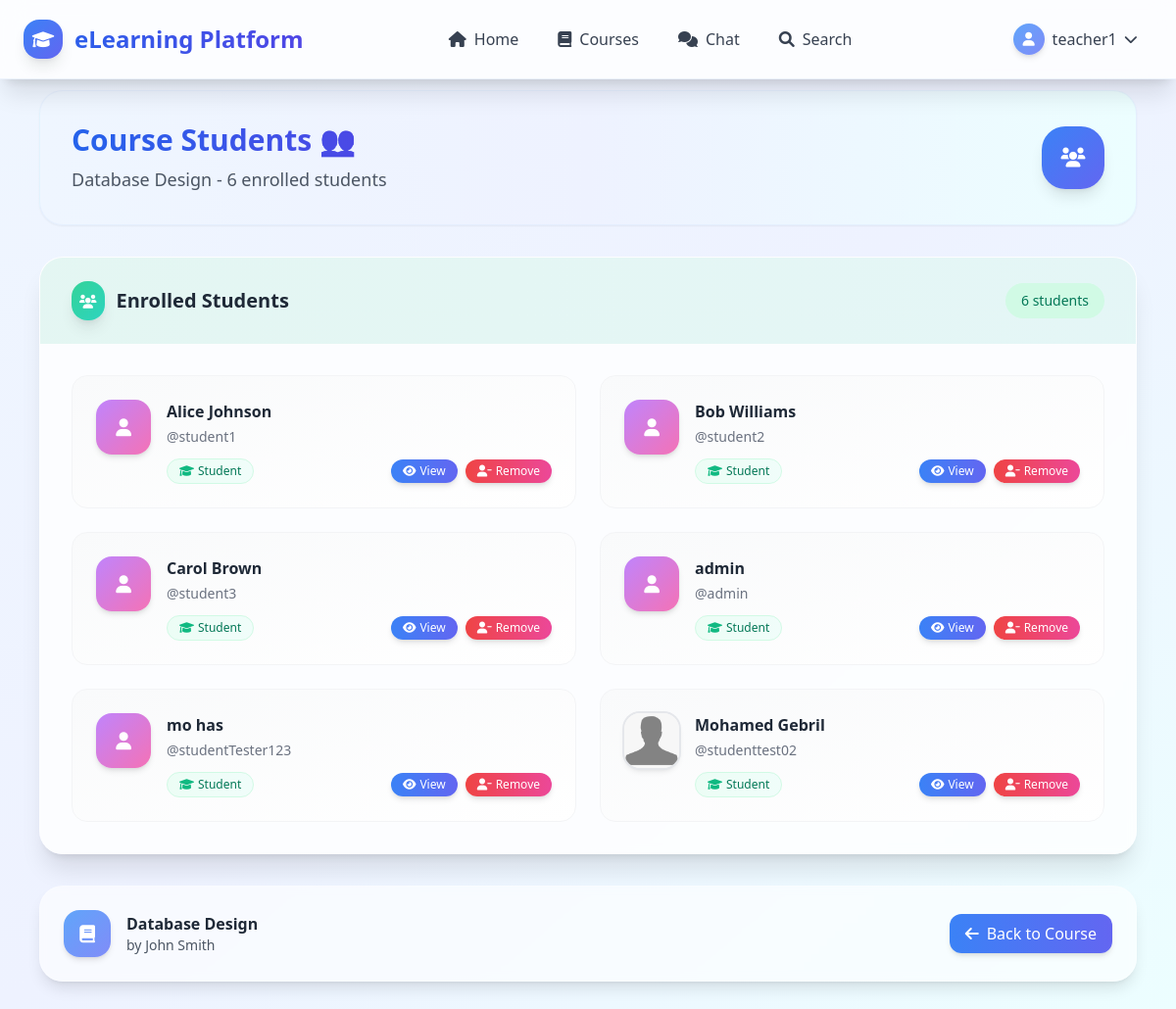
The app's page /courses/3/students/ (signed in) with its own data.
### users/models.py (models this page shows, shortened)
class User(AbstractUser):
    USER_TYPE_CHOICES = (
        ('student', 'Student'),
        ('teacher', 'Teacher'),
    )
    user_type = models.CharField(max_length=10, choices=USER_TYPE_CHOICES, default='student')
    profile_picture = models.ImageField(upload_to='profile_pics/', null=True, blank=True)
    bio = models.TextField(max_length=500, blank=True)
    date_of_birth = models.DateField(null=True, blank=True)
    phone_number = models.CharField(max_length=15, blank=True)
    is_blocked = models.BooleanField(default=False)
    blocked_at = models.DateTimeField(null=True, blank=True)
    blocked_by = models.ForeignKey('self', on_delete=models.SET_NULL, null=True, blank=True, related_name='blocked_users')
    def is_teacher(self):
        return self.user_type == 'teacher'

### courses/models.py (models this page shows, shortened)
class Course(models.Model):
    title = models.CharField(max_length=200)
    description = models.TextField()
    teacher = models.ForeignKey(settings.AUTH_USER_MODEL, on_delete=models.CASCADE, related_name='taught_courses')
    students = models.ManyToManyField(settings.AUTH_USER_MODEL, through='Enrollment', related_name='enrolled_courses')
    created_at = models.DateTimeField(auto_now_add=True)
    updated_at = models.DateTimeField(auto_now=True)
    is_active = models.BooleanField(default=True)

### courses/views.py (the view)
# urls.py: path('<int:course_id>/students/', views.course_students, name='course_students'),
@login_required
def course_students(request, course_id):
    course = get_object_or_404(Course, id=course_id)
    if not request.user.is_teacher() or course.teacher != request.user:
        messages.error(request, 'You do not have permission to view this course\'s students.')
        return redirect('course_list')
    students = course.students.all()
    context = {
        'course': course,
        'students': students,
    }
    return render(request, 'courses/course_students.html', context)

### users/context_processors.py (called while the page is built)
def notification_count(request):
    if request.user.is_authenticated:
        unread_count = request.user.notifications.filter(is_read=False).count()
        return {'unread_notifications_count': unread_count}
    return {'unread_notifications_count': 0}

### templates/courses/course_students.html (shortened to what this page needs)
{% extends 'base.html' %}
{% block content %}
<div class="mb-8">
  <div class="bg-gradient-to-r from-blue-50 via-indigo-50 to-cyan-50 rounded-3xl p-8 border border-blue-100/50 shadow-sm">
    <div class="flex items-center justify-between">
      <div>
        <h1 class="text-3xl font-bold bg-gradient-to-r from-blue-600 to-indigo-600 bg-clip-text text-transparent">
        </h1>
        <p class="text-gray-600 mt-2 text-lg">{{ course.title }} - {{ students|length }} enrolled students</p>
      </div>
      <div class="w-16 h-16 bg-gradient-to-br from-blue-500 to-indigo-500 rounded-3xl flex items-center justify-center shadow-lg">
        <i class="fas fa-users text-white text-xl"></i>
      </div>
    </div>
  </div>
</div>
<div class="bg-white/80 backdrop-blur-sm rounded-3xl shadow-xl border border-white/20 overflow-hidden">
  <div class="bg-gradient-to-r from-emerald-500/10 to-teal-500/10 px-8 py-6">
    <div class="flex items-center justify-between">
      <div class="flex items-center space-x-3">
        <div class="p-2 bg-gradient-to-br from-emerald-400 to-teal-400 rounded-2xl shadow-lg">
          <i class="fas fa-users text-white text-sm"></i>
        </div>
        <h3 class="text-xl font-bold text-gray-800">Enrolled Students</h3>
      </div>
      <span class="bg-emerald-100 text-emerald-700 px-4 py-2 rounded-full text-sm font-medium">{{ students|length }} students</span>
    </div>
  </div>
  <div class="px-8 py-8">
    {% if students %}
    <div class="grid grid-cols-1 md:grid-cols-2 xl:grid-cols-3 gap-6">
      {% for student in students %}
      <div class="group bg-gradient-to-br from-gray-50 to-white rounded-2xl p-6 border border-gray-100 hover:border-emerald-200 hover:shadow-lg transform hover:scale-105 transition-all duration-300">
        <div class="flex items-start space-x-4">
          {% if student.profile_picture %}
          <img
            src="{{ student.profile_picture.url }}"
            class="w-14 h-14 rounded-2xl object-cover shadow-md ring-2 ring-gray-200 group-hover:ring-emerald-200 transition-all duration-300"
          />
          {% else %}
          <div class="w-14 h-14 bg-gradient-to-br from-purple-400 to-pink-400 rounded-2xl flex items-center justify-center shadow-md">
            <i class="fas fa-user text-white text-lg"></i>
          </div>
          {% endif %}
          <div class="flex-1 min-w-0">
            <h4 class="font-bold text-gray-800 mb-1 truncate group-hover:text-emerald-600 transition-colors">
              {{ student.get_full_name|default:student.username }}
            </h4>
            <p class="text-gray-500 text-sm mb-3">@{{ student.username }}</p>
            <div class="flex items-center justify-between">
              <div class="inline-flex items-center px-3 py-1 bg-gradient-to-r from-emerald-50 to-teal-50 rounded-full border border-emerald-100">
                <i class="fas fa-graduation-cap text-emerald-500 text-xs mr-1"></i>
                <span class="text-emerald-700 font-medium text-xs">Student</span>
              </div>
              <div class="flex items-center space-x-2">
                <a
                  href="{% url 'user_profile' student.username %}"
                  class="inline-flex items-center px-3 py-1 bg-gradient-to-r from-blue-500 to-indigo-500 text-white text-xs font-medium rounded-xl shadow-md hover:shadow-lg transform hover:scale-105 transition-all duration-300"
                >
                  <i class="fas fa-eye mr-1"></i>
                  View
                </a>
                <a
                  href="{% url 'remove_student_from_course' course.id student.id %}"
                  class="inline-flex items-center px-3 py-1 bg-gradient-to-r from-red-500 to-pink-500 text-white text-xs font-medium rounded-xl shadow-md hover:shadow-lg transform hover:scale-105 transition-all duration-300"
                  onclick="return confirm('Are you sure you want to remove {{ student.get_full_name|default:student.username }} from this course?')"
                >
                  <i class="fas fa-user-minus mr-1"></i>
                  Remove
                </a>
              </div>
            </div>
          </div>
        </div>
      </div>
      {% endfor %}
    </div>
    {% endif %}
  </div>
</div>
<div class="mt-8 bg-white/60 backdrop-blur-sm rounded-3xl shadow-lg border border-white/20 p-6">
  <div class="flex items-center justify-between">
    <div class="flex items-center space-x-4">
      <div class="w-12 h-12 bg-gradient-to-br from-blue-400 to-indigo-400 rounded-2xl flex items-center justify-center shadow-md">
        <i class="fas fa-book text-white text-lg"></i>
      </div>
      <div>
        <h4 class="font-semibold text-gray-800">{{ course.title }}</h4>
        <p class="text-gray-600 text-sm">by {{ course.teacher.get_full_name|default:course.teacher.username }}</p>
      </div>
    </div>
    <a
      href="{% url 'course_detail' course.id %}"
      class="inline-flex items-center px-4 py-2 bg-gradient-to-r from-blue-500 to-indigo-500 text-white font-medium rounded-xl shadow-md hover:shadow-lg transform hover:scale-105 transition-all duration-300"
    >
      <i class="fas fa-arrow-left mr-2"></i>
      Back to Course
    </a>
  </div>
</div>
{% endblock %}

### templates/base.html (shortened to what this page needs)
<!DOCTYPE html>
<html lang="en">
  <head>
    <script src="https://cdn.tailwindcss.com"></script>
    <link
      href="https://cdnjs.cloudflare.com/ajax/libs/font-awesome/6.0.0/css/all.min.css"
      rel="stylesheet"
    />
  </head>
  <body class="bg-gradient-to-br from-blue-50 via-indigo-50 to-cyan-50 min-h-screen pt-[60px]">
    <nav class="bg-white/80 backdrop-blur-md shadow-xl border-b border-blue-100/50 fixed w-full top-0" style="z-index: 100;">
      <div class="max-w-7xl mx-auto px-6">
        <div class="flex justify-between h-20">
          <div class="flex items-center">
            <a
              href="{% url 'home' %}"
              class="flex items-center bg-gradient-to-r from-blue-600 to-indigo-600 bg-clip-text text-transparent font-bold text-2xl hover:from-blue-700 hover:to-indigo-700 transition-all duration-300"
            >
              <div class="w-10 h-10 bg-gradient-to-br from-blue-500 to-indigo-500 rounded-2xl flex items-center justify-center mr-3 shadow-lg">
                <i class="fas fa-graduation-cap text-white text-lg"></i>
              </div>
            </a>
          </div>
          <div class="hidden md:flex items-center space-x-2">
            <a
              href="{% url 'home' %}"
              class="px-4 py-2 text-gray-700 hover:text-blue-600 hover:bg-blue-50 rounded-2xl transition-all duration-300 font-medium"
            >
              <i class="fas fa-home mr-2"></i>Home
            </a>
            <a
              href="{% url 'course_list' %}"
              class="px-4 py-2 text-gray-700 hover:text-blue-600 hover:bg-blue-50 rounded-2xl transition-all duration-300 font-medium"
            >
              <i class="fas fa-book mr-2"></i>Courses
            </a>
            <a
              href="{% url 'chat_list' %}"
              class="px-4 py-2 text-gray-700 hover:text-blue-600 hover:bg-blue-50 rounded-2xl transition-all duration-300 font-medium"
            >
              <i class="fas fa-comments mr-2"></i>Chat
            </a>
            {% if user.is_teacher %}
            <a
              href="{% url 'search_users' %}"
              class="px-4 py-2 text-gray-700 hover:text-blue-600 hover:bg-blue-50 rounded-2xl transition-all duration-300 font-medium"
            >
              <i class="fas fa-search mr-2"></i>Search
            </a>
            {% endif %}
          </div>
          <div class="hidden md:flex items-center">
            {% if user.is_authenticated %}
            <div class="relative group">
              <button
                class="flex items-center px-4 py-2 text-gray-700 hover:text-blue-600 hover:bg-blue-50 rounded-2xl focus:outline-none transition-all duration-300 font-medium"
              >
                <div class="w-8 h-8 bg-gradient-to-br from-blue-400 to-indigo-400 rounded-full flex items-center justify-center mr-2 shadow-md">
                  <i class="fas fa-user text-white text-sm"></i>
                </div>
                {{ user.username }}
                <i class="fas fa-chevron-down ml-2 text-sm"></i>
              </button>
            </div>
            {% endif %}
          </div>
        </div>
      </div>
    </nav>
    <main class="max-w-7xl mx-auto  py-8 px-6 sm:px-8 lg:px-10 z-0">
       {% block content %}{% endblock %}
    </main>
  </body>
</html>

### records on screen
User: username "teacher1"
Course: title "Database Design", teacher.get_full_name "John Smith"
User: get_full_name "Alice Johnson", username "student1"
User: get_full_name "Bob Williams", username "student2"
User: get_full_name "Carol Brown", username "student3"
User: get_full_name "admin", username "admin"
User: get_full_name "mo has", username "studentTester123"
User: profile_picture (placeholder picture), get_full_name "Mohamed Gebril", username "studenttest02"

### other values on screen
{{ students|length }} "6"
